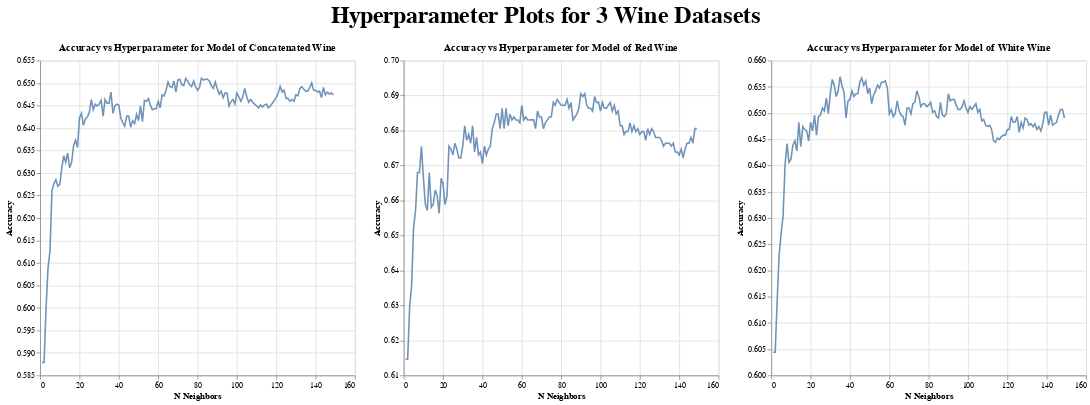

Write notebook code for a chart like this one.
### Code cell
plot_wine = plot_tuned_model_knns(wine_model, "Concatenated Wine")
plot_red = plot_tuned_model_knns(wine_red_model, "Red Wine")
plot_white = plot_tuned_model_knns(wine_white_model, "White Wine")

plot = alt.HConcatChart(hconcat=(plot_wine, plot_red, plot_white), 
                             title=alt.TitleParams(
                                 "Hyperparameter Plots for 3 Wine Datasets", 
                                 fontSize=30,
                             anchor="middle",
                             dy=-15))
plot

### Figure 1 — Vega-Lite specification as saved in the notebook (floating-point values rounded to 4 significant figures; data arrays with more than 128 entries replaced by an {"elided": "..."} marker saying what was removed)
{"config": {"view": {"continuousWidth": 300, "continuousHeight": 300}}, "hconcat": [{"data": {"name": "data-8790fe0d015d284ce20aa640d9fcd1a2"}, "mark": {"type": "line", "opacity": 0.8}, "encoding": {"x": {"field": "param_n_neighbors", "scale": {"zero": false}, "title": "N Neighbors", "type": "quantitative"}, "y": {"field": "mean_test_score", "scale": {"zero": false}, "title": "Accuracy", "type": "quantitative"}}, "height": 400, "title": "Accuracy vs Hyperparameter for Model of Concatenated Wine", "width": 400}, {"data": {"name": "data-cf61567d477b4b060b74ca7aec533c91"}, "mark": {"type": "line", "opacity": 0.8}, "encoding": {"x": {"field": "param_n_neighbors", "scale": {"zero": false}, "title": "N Neighbors", "type": "quantitative"}, "y": {"field": "mean_test_score", "scale": {"zero": false}, "title": "Accuracy", "type": "quantitative"}}, "height": 400, "title": "Accuracy vs Hyperparameter for Model of Red Wine", "width": 400}, {"data": {"name": "data-3d111fd1bed56f7a25d9484ee7d8d9c9"}, "mark": {"type": "line", "opacity": 0.8}, "encoding": {"x": {"field": "param_n_neighbors", "scale": {"zero": false}, "title": "N Neighbors", "type": "quantitative"}, "y": {"field": "mean_test_score", "scale": {"zero": false}, "title": "Accuracy", "type": "quantitative"}}, "height": 400, "title": "Accuracy vs Hyperparameter for Model of White Wine", "width": 400}], "title": {"text": "Hyperparameter Plots for 3 Wine Datasets", "anchor": "middle", "dy": -15, "fontSize": 30}, "$schema": "https://vega.github.io/schema/vega-lite/v5.6.1.json", "datasets": {"data-8790fe0d015d284ce20aa640d9fcd1a2": {"elided": "149 records"}, "data-cf61567d477b4b060b74ca7aec533c91": {"elided": "149 records"}, "data-3d111fd1bed56f7a25d9484ee7d8d9c9": {"elided": "149 records"}}}
